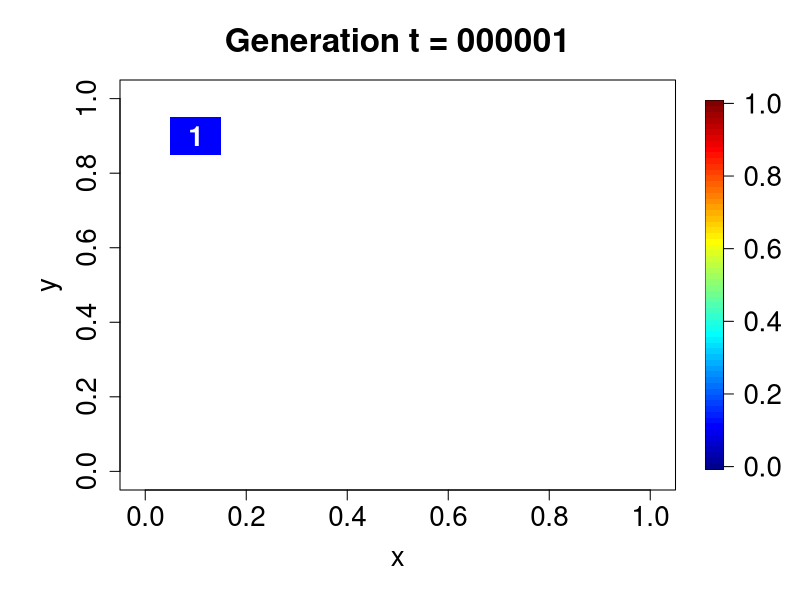
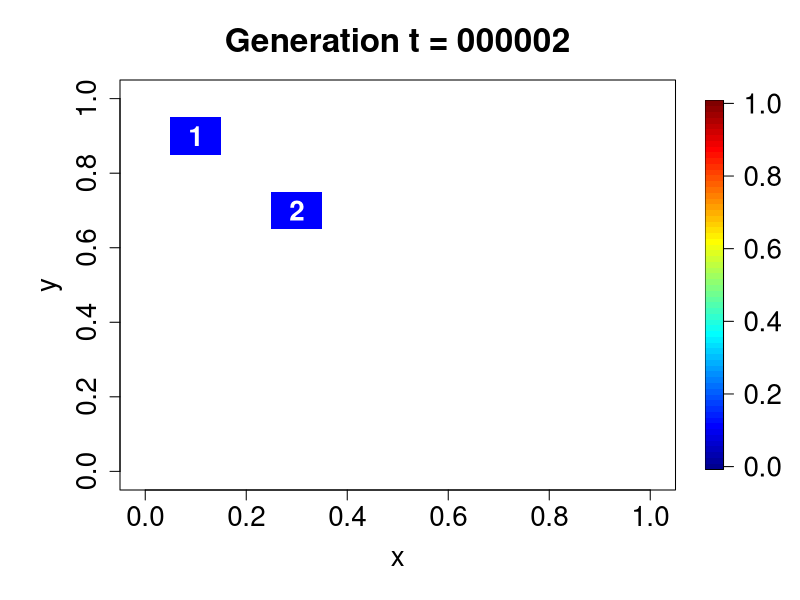
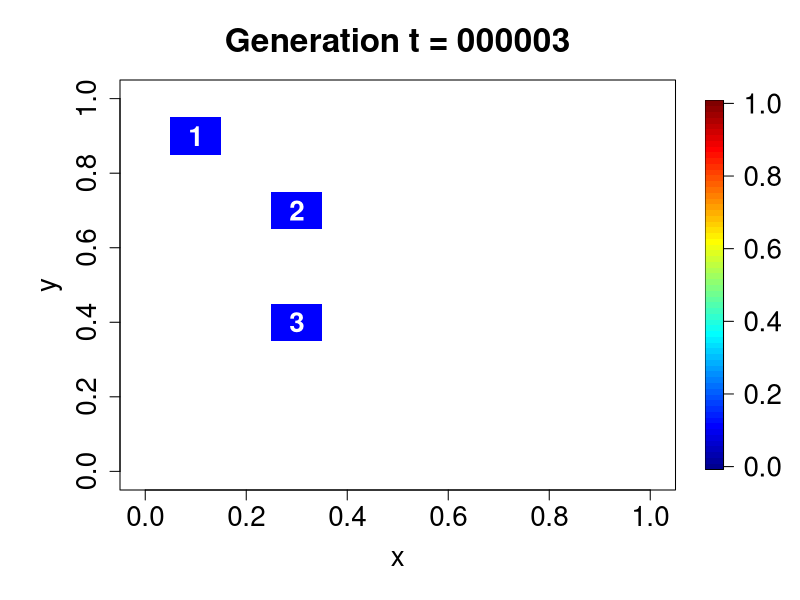
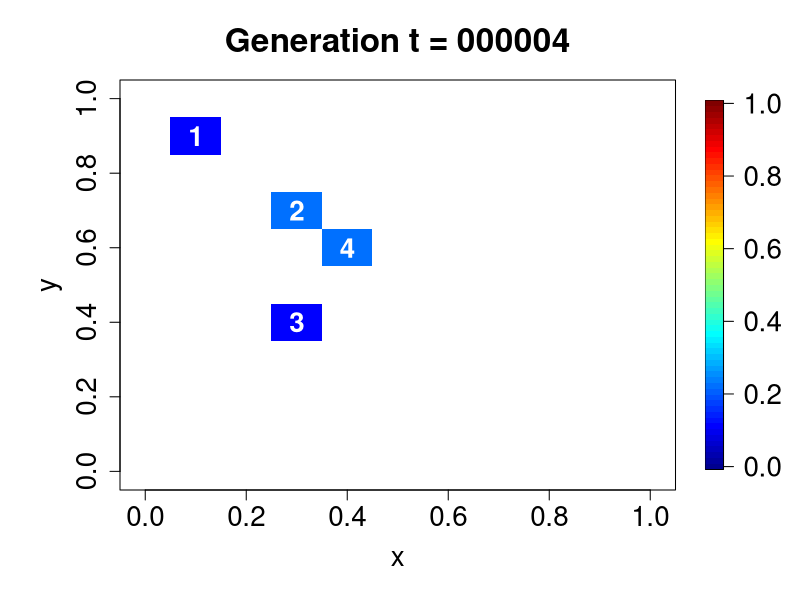
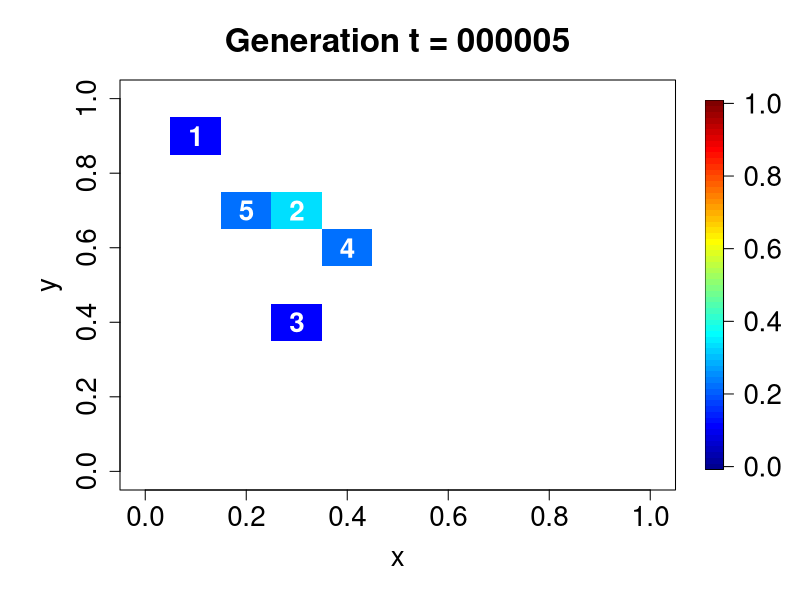
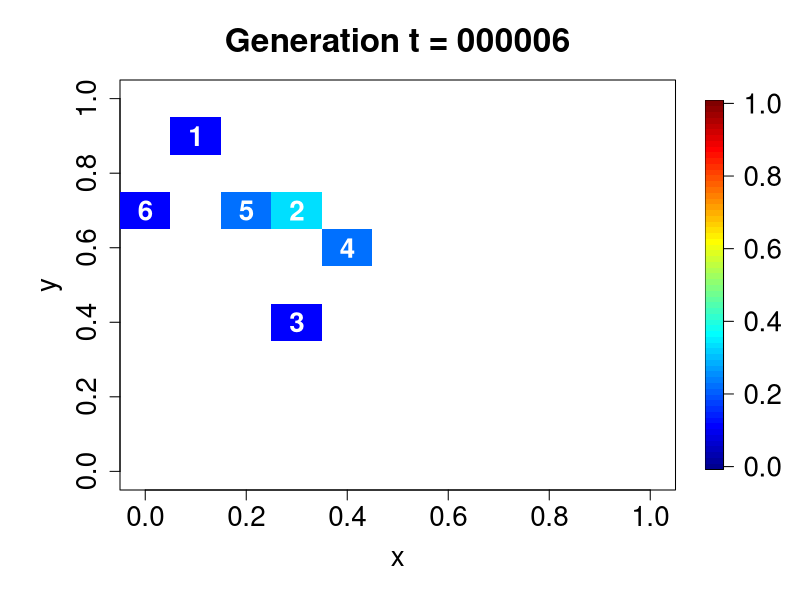
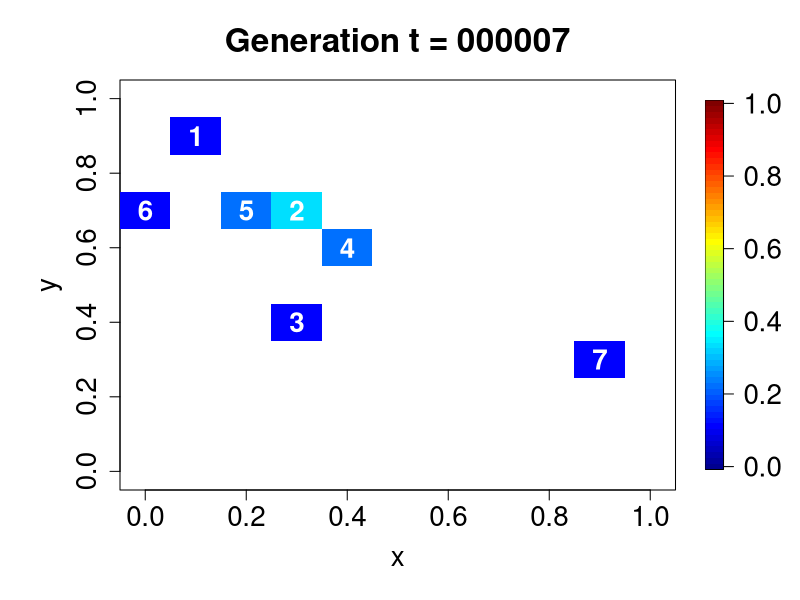
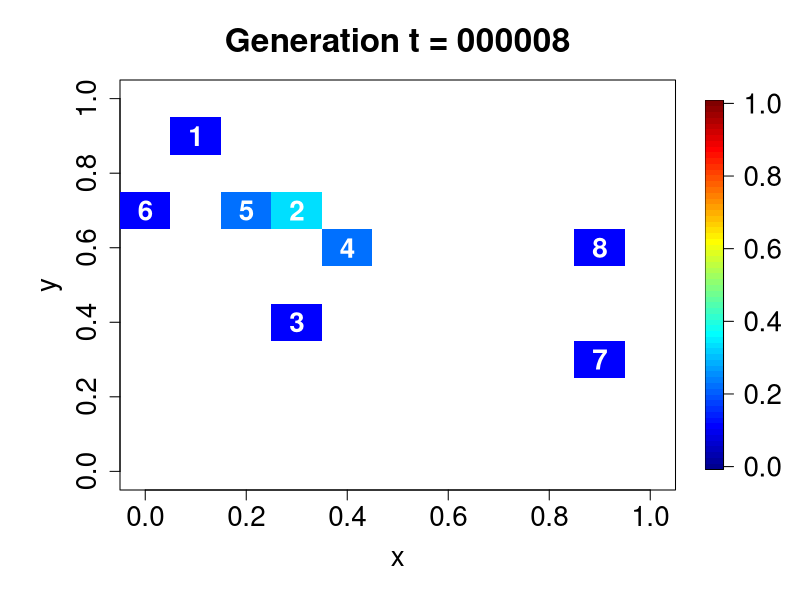

Reproduce these figures in R, in order. (Note: this script raises an error after producing the figures.)
#==========================================================================================
# this simulation is conducted for considering an initial transition of community assembly
# from view of network science 
#==========================================================================================

###--- parameters ---###
num <- 11
sumOfPatch <- num*num 
numOfRow <- 1:num
numOfLine <- 1:num

generation <- 100

patch <- matrix(0, num, num) 
graphics_patch <- matrix(NA, num, num) 
interaction <- matrix(0, generation, generation)

###--- working directory ---###
parePath = "~/originOfCommunityNetwork"

###--- load library ---###
library(maps)
library(fields)

###--- simulation ---###
for( t in 1:generation){
  
  # immigration 
  for( i in 1:sumOfPatch ){
    
    # number chosen ramdamly from uniform distribution from 1 to num
    nRow <- as.integer( runif(1, min = 1, max = (num+1)) ) 
    nLine <- as.integer( runif(1, min = 1, max = (num+1)) ) 
      
    if( patch[nRow,nLine] <= 0 ){
      patch[nRow,nLine] <- t
      break
    }
  }
  
  # searching extinct patches  
  extinctPatch <- which(graphics_patch > 0.5, arr.ind=TRUE)
  patch[extinctPatch[,1], extinctPatch[,2]] <- 0 
  graphics_patch[extinctPatch[,1], extinctPatch[,2]] <- NA  
  
  # searching filled patches  
  filledPatch <- which(patch > 0, arr.ind=TRUE)
  #print( filledPatch )
  numOffilledPatch <- nrow(filledPatch)
  
  for( k in 1:numOffilledPatch ){
    
    sp <- patch[filledPatch[k,1], filledPatch[k,2]] 
    sumInter <- 0
    
    # creating an intraspecific interaction
    if( interaction[sp, sp] <= 0 ){
      interaction[sp, sp] <- 1
    }
    
    # creating species interactions 
    for( i in 1:3 ){
      
      rowInter <- filledPatch[k,1]-2+i
      if( rowInter > 0 &&  rowInter <= num ){
        
        for( j in 1:3 ){
          
          lineInter <- filledPatch[k,2]-2+j
          if( lineInter > 0 &&  lineInter <= num ){
            
            anotherSp <- patch[rowInter, lineInter]
            if( anotherSp > 0 ){
              interaction[sp, anotherSp] <- 0.5
              interaction[anotherSp, sp] <- 0.5
              
              sumInter <- sumInter + 1
            }
          }
        }
      }
      
      graphics_patch[filledPatch[k,1], filledPatch[k,2]] <- sumInter/9
    } 
  }
  
  # graphics 
  png( paste( paste( parePath, paste("patch", formatC(t,width=6,flag="0"), sep="_"), sep="/result_patch/" ), "png", sep="."), 
       width=6, height=5, units = "in", res=300 
  )
  par(mar=c(5.5, 6.0, 4, 2)) # margin
  
  # originalParetto <- 
  #image.plot( graphics_patch, col= originalParetto(9) )
  
  par(ps=20)
  
  xAxis<-num-1
  yAxis<-num-1 # yMax
  colnames <- paste0("", c(seq(1, num, by=((num-1)/xAxis) )) )
  rownames <- paste0("", c(seq(1, num, by=((num-1)/yAxis) )) )
  
  #image( graphics_patch, col=rainbow(25), axes=F, 
  #       xlab="x", ylab="y", main=paste("Generation t =", formatC(t,width=6,flag="0") )
  #      ) #redblue() doesn't work on my computer.
  #axis(side=2,at=1:num,labels=rownames)
  #axis(side=1,at=1:num,labels=colnames)
  #image.plot(sample, legend.only=T)
  
  image.plot( graphics_patch, zlim=c(0,1), # xaxt="n", yaxt="n", 
              xlab="x", ylab="y", main=paste("Generation t =", formatC(t,width=6,flag="0") ) 
            )
  # filledPatch <- which(graphics_patch > 0, arr.ind=TRUE)
  for ( i in 1:nrow(filledPatch) ) {
    text( (filledPatch[i,1]-1)/(num-1), (filledPatch[i,2]-1)/(num-1), as.character(patch[filledPatch[i,1],filledPatch[i,2]]),
          col="white", font=2
    )  # This is dummy, but required for drawing axis
  }
  #axis(side=2,at=1:num,labels=rownames)
  #axis(side=1,at=1:num,labels=colnames)
  
  dev.off()
  
}
print( "simulation completed!" )
